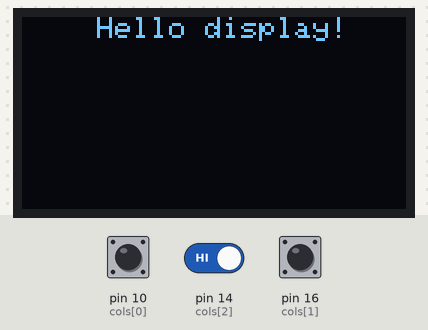
Bench run of a sketch on a simulated Arduino Uno, built with avr-gcc and run on an emulated ATmega328P. Parts: 128×64 one-colour display. The test bench sets the inputs (shaded band); at power-on: pin 10 (cols[0]) HIGH, pin 14 (cols[2]) HIGH, pin 16 (cols[1]) HIGH. What the sketch prints to the serial monitor is not drawn.

Above: at 0.1 s.
5.7 s: pin 10 (cols[0]) pulled LOW for 0.15 s
7.3 s: pin 10 (cols[0]) pulled LOW for 3.2 s
12.0 s: pin 10 (cols[0]) driven LOW and pin 14 (cols[2]) driven LOW
Timing chart, 0 to 15.0 s (numbered marks = the images above; inputs shaded):
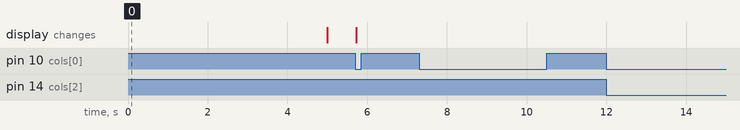

The sketch:

20_display_timeout.ino
```cpp
/*********************************************************************
* FIREKEY - PROJECT
*
* Code snippet to test the oled display standby functionality
*
* Required Libs:
* - Adafruit SH1106 Lib(https://github.com/wonho-maker/Adafruit_SH1106)
*    -> is located in the 00_Lib folder
* - Adafruit GFX Lib(https://github.com/adafruit/Adafruit-GFX-Library)
*    -> can be installed via Arduino IDE
*********************************************************************/

// LIBRARIES
#include <Adafruit_GFX.h>
#include <Adafruit_SH1106.h>

// CONSTANTS
#define OLED_ADDR 0x3C
#define SLEEP_DELAY_SECONDS 5  // delay in seconds before the display is going to sleep
#define ROW_COUNT 2            // number of rows
#define COL_COUNT 3            // number of columns

// PINS
#define OLED_RESET -1                   // use no extra reset pin
byte rows[ROW_COUNT] = { 5, 6 };        // define the row pins
byte cols[COL_COUNT] = { 10, 16, 14 };  // define the column pins

// OLED object
Adafruit_SH1106 display(OLED_RESET);

// VARIABLES
long lastPress;
bool sleeping = 0;  // check if the display is sleeping


void setup() {
  Serial.begin(9600);
  Serial.println("Starting ...");

  // declare all cols as input and activate internal pullup resistor
  for (int x = 0; x < COL_COUNT; x++) {
    pinMode(cols[x], INPUT_PULLUP);
  }

  // declare all rows as output and set them high
  for (int x = 0; x < ROW_COUNT; x++) {
    pinMode(rows[x], OUTPUT);
    digitalWrite(rows[x], HIGH);
  }

  display.begin(SH1106_SWITCHCAPVCC, OLED_ADDR);

  wirteToDisplay();

  Serial.println("display started");
}

void sleepDisplay() {
  if (sleeping == 0) {
    sleeping = 1;
    Serial.println("Display is going to sleep...");
    display.SH1106_command(SH1106_DISPLAYOFF);
  }
}

void wakeDisplay() {
  if (sleeping != 0) {
    sleeping = 0;
    Serial.println("Waking up display...");
    display.SH1106_command(SH1106_DISPLAYON);
    wirteToDisplay();
  }
}

void wirteToDisplay() {
  display.clearDisplay();

  display.setTextSize(1);
  display.setTextColor(WHITE);
  display.setCursor(25, 0);
  display.println("Hello display!");

  display.display();
}

void readMatrix() {
  // scan matrix
  for (int rowIndex = 0; rowIndex < ROW_COUNT; rowIndex++) {
    // pull output row to low
    byte curRow = rows[rowIndex];
    digitalWrite(curRow, LOW);

    // is any column pulled to low due to a button being pressed?
    for (int colIndex = 0; colIndex < COL_COUNT; colIndex++) {
      byte colRow = cols[colIndex];
      if (digitalRead(colRow) == LOW) {
        keyPressed(rowIndex, colIndex);
      }
    }

    // pull output row high again
    digitalWrite(curRow, HIGH);
  }
}

void keyPressed(byte rowIdx, byte colIdx) {
  lastPress = millis();
  Serial.println("Reset timeout");

  wakeDisplay();
}

void loop() {
  if (millis() - lastPress > 10) {
    readMatrix();
  }

  if (millis() - lastPress > SLEEP_DELAY_SECONDS * 1000) {
    sleepDisplay();
  }
}
```

Measured:
- after the input at 7.3 s, every drawn part: stays the same
- after the input at 12.0 s, every drawn part: stays the same
